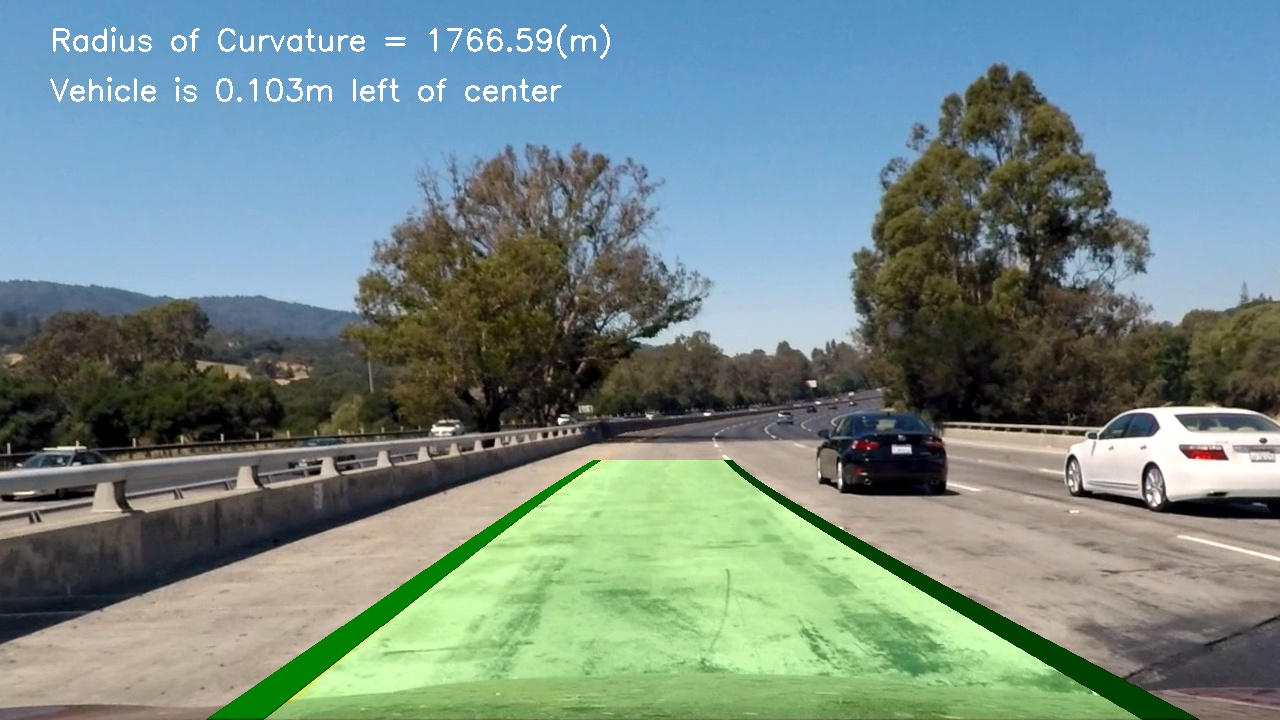
#> input picture test_images/tracked1.jpg, 1280 x 720 px; its folder holds only this picture in this run
$ python -i image_gen.py   (imports and definitions only)   (older library calls are emulated)
#> lines starting #> are read from the running program, lines starting #| are printed output that depends on the picture; after the words box and inside, x2 and y2 are one past the last pixel; in counts of white or black regions, pixels touching at a corner belong together
import numpy as np
import cv2
import pickle
import glob
import matplotlib.pyplot as plt
from tracker import tracker
import math

# [1 line not run here, left out]
# [1 line that did not run here, left out]
# [1 line that did not run here, left out]

def abs_sobel_thresh(img, orient='x', thresh_min=0, thresh_max=255):
    # Convert to grayscale
#> called with orient = 'x', thresh_min = 0, thresh_max = 255
    gray = cv2.cvtColor(img, cv2.COLOR_RGB2GRAY)
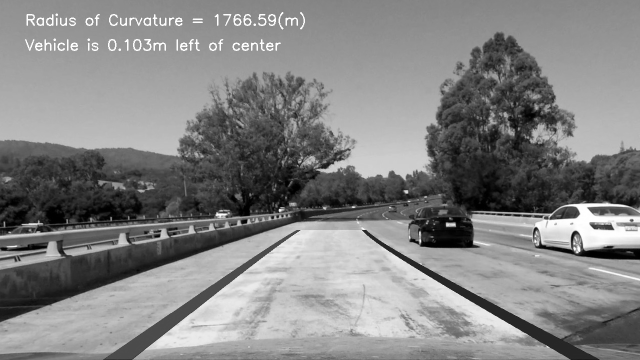
#> gray: shape (720, 1280) (shown at 1/2 size); min 0, max 255, mean 131.2
    # Apply x or y gradient with the OpenCV Sobel() function
    # and take the absolute value
    if orient == 'x':
        abs_sobel = np.absolute(cv2.Sobel(gray, cv2.CV_64F, 1, 0))
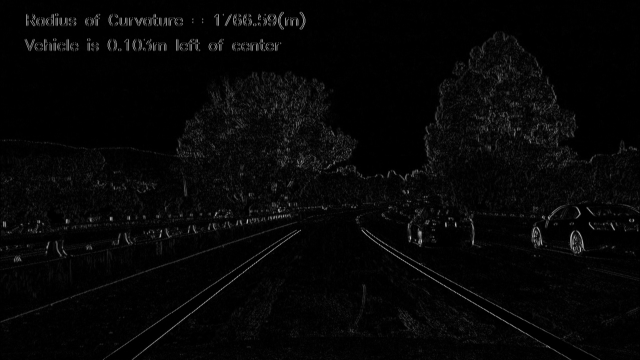
#> abs_sobel: shape (720, 1280) float64 (shown at 1/2 size); min 0, max 805, mean 21.5; drawn with min black and max white
    if orient == 'y':
        abs_sobel = np.absolute(cv2.Sobel(gray, cv2.CV_64F, 0, 1))
    # Rescale back to 8 bit integer
    scaled_sobel = np.uint8(255*abs_sobel/np.max(abs_sobel))
    # Create a copy and apply the threshold
    binary_output = np.zeros_like(scaled_sobel)
    # Here I'm using inclusive (>=, <=) thresholds, but exclusive is ok too
    binary_output[(scaled_sobel > thresh_min) & (scaled_sobel <= thresh_max)] = 1

    # Return the result
    return binary_output

# [41 lines left out: functions mag_thresh, color_threshold, window_mask, not called in this run]

images = glob.glob('./test_images/test*.jpg')

# [1 line not run here, left out]
polygon_points_old = None

# [112 lines not run here, left out]

>>> import cv2
>>> picture = cv2.cvtColor(cv2.imread('test_images/tracked1.jpg'), cv2.COLOR_BGR2RGB)
>>> result = abs_sobel_thresh(picture)
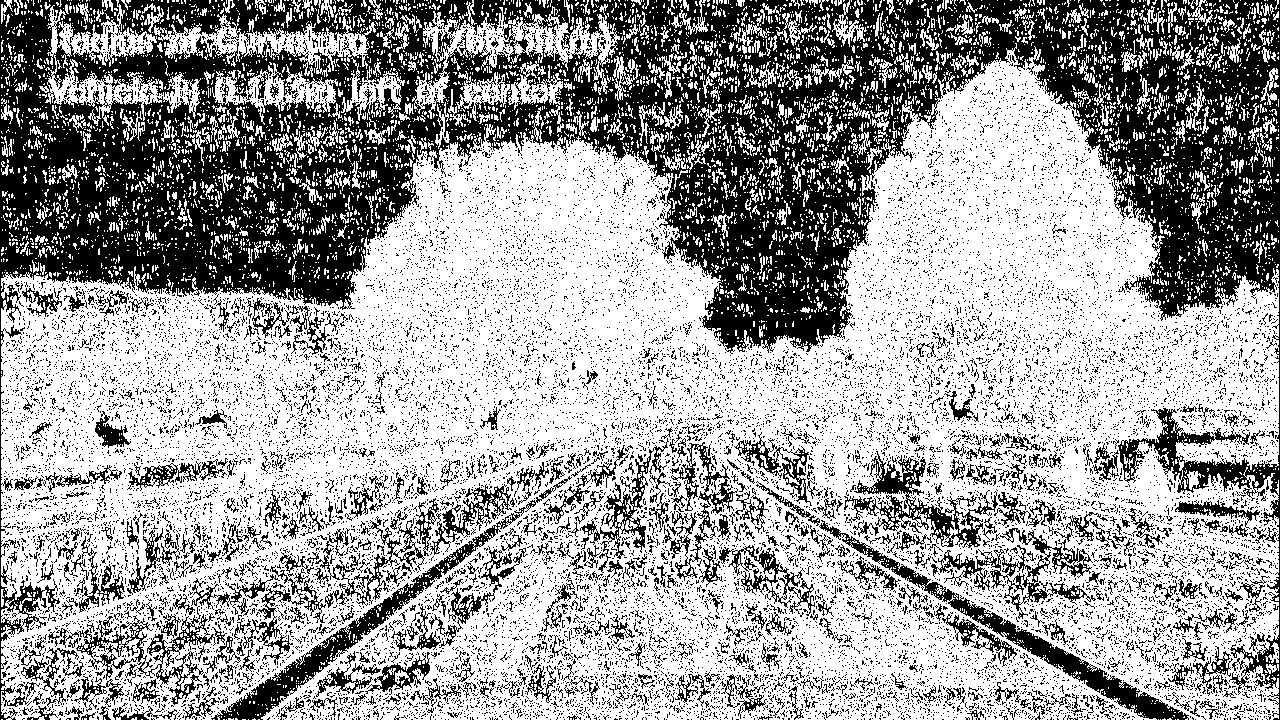
#> result: shape (720, 1280); values 0 (black) and 1 (white), 62.7% white; 20042 black regions (19430 under 20 px), largest, box (x1, y1, x2, y2) and area: (0, 0, 1280, 720) 217954, (211, 476, 572, 720) 5450, (819, 520, 1189, 720) 5333

$ run again, on test_images/tracked2.jpg
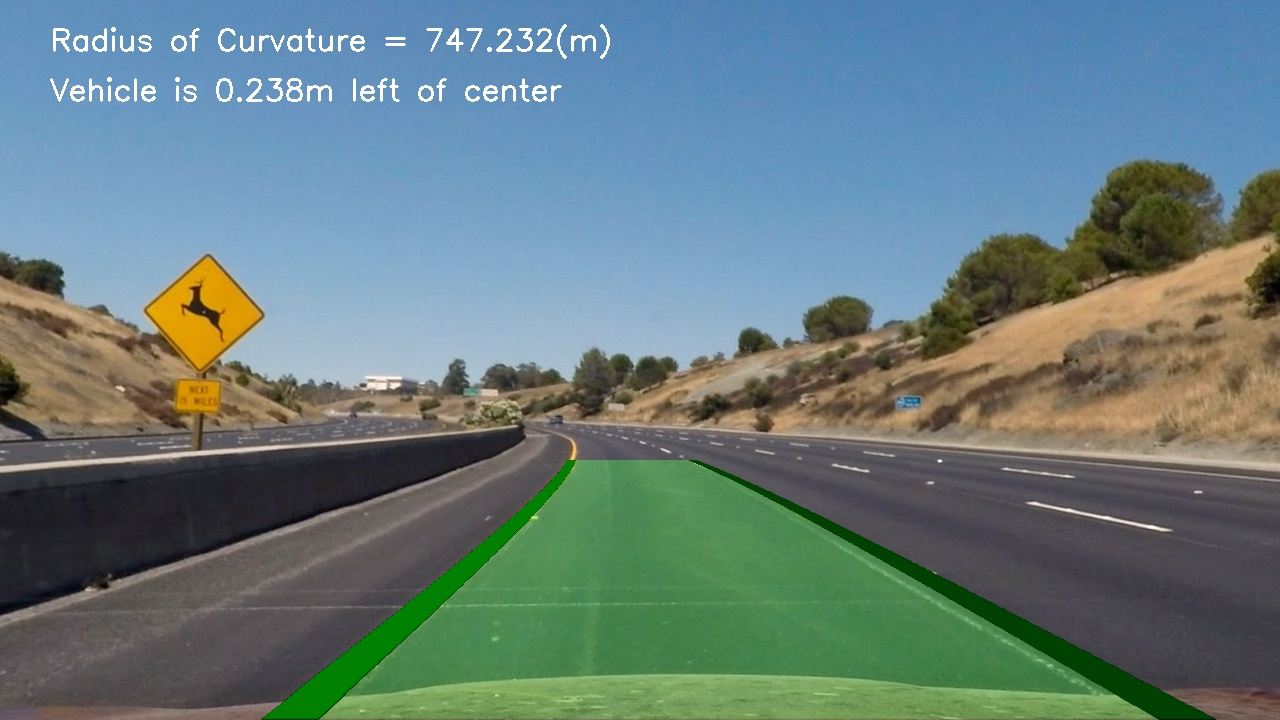
#> input picture test_images/tracked2.jpg, 1280 x 720 px
#> in abs_sobel_thresh, `abs_sobel = np.absolute(cv2.Sobel(gray, cv2.CV_64F, 1, 0))`:
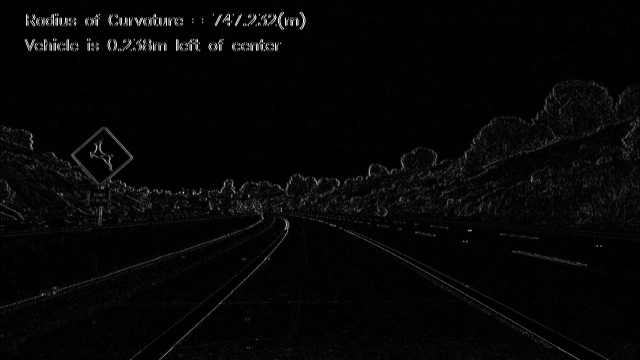
#> abs_sobel: shape (720, 1280) float64 (shown at 1/2 size); min 0, max 519, mean 13.3; drawn with min black and max white
#> `result = abs_sobel_thresh(picture)`:
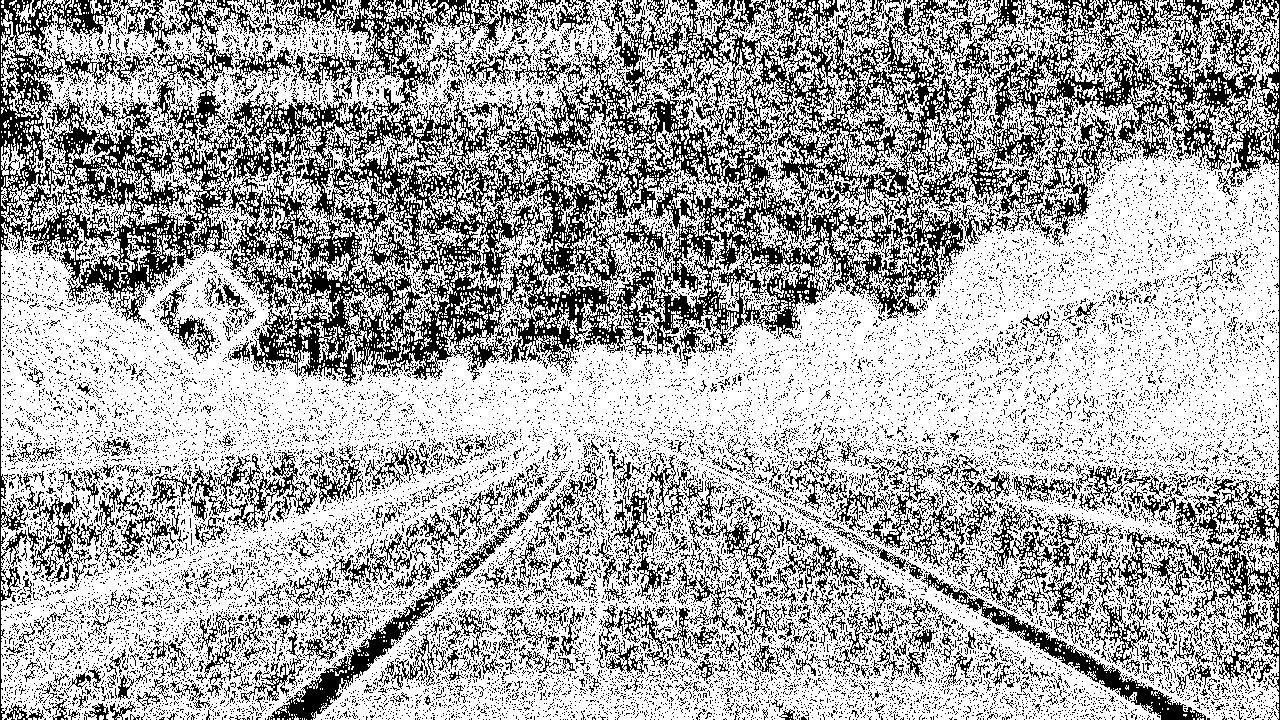
#> result: shape (720, 1280); values 0 (black) and 1 (white), 66.9% white; black in thin lines or dots

$ run again, on test_images/tracked3.jpg
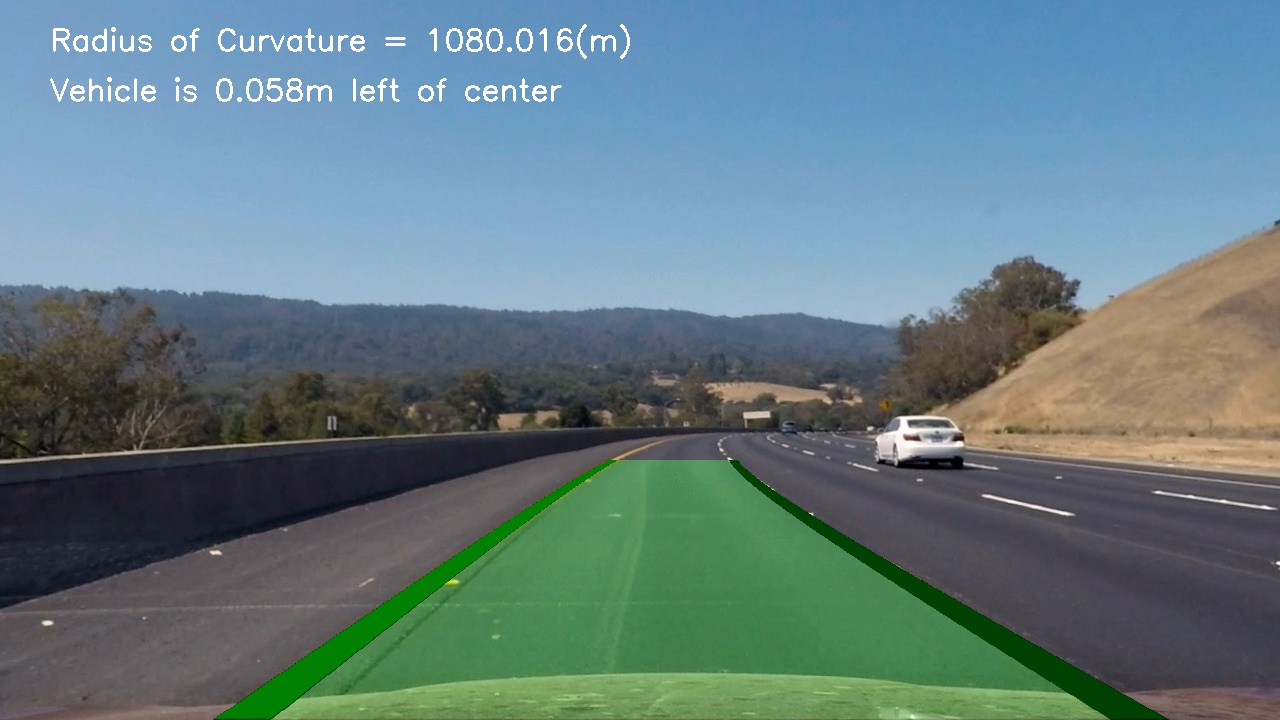
#> input picture test_images/tracked3.jpg, 1280 x 720 px
#> in abs_sobel_thresh, `abs_sobel = np.absolute(cv2.Sobel(gray, cv2.CV_64F, 1, 0))`:
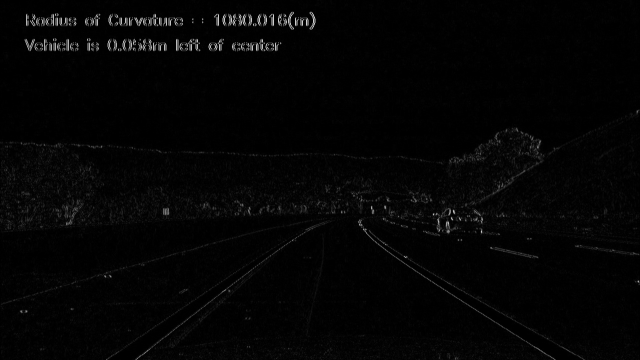
#> abs_sobel: shape (720, 1280) float64 (shown at 1/2 size); min 0, max 569, mean 10.5; drawn with min black and max white
#> `result = abs_sobel_thresh(picture)`:
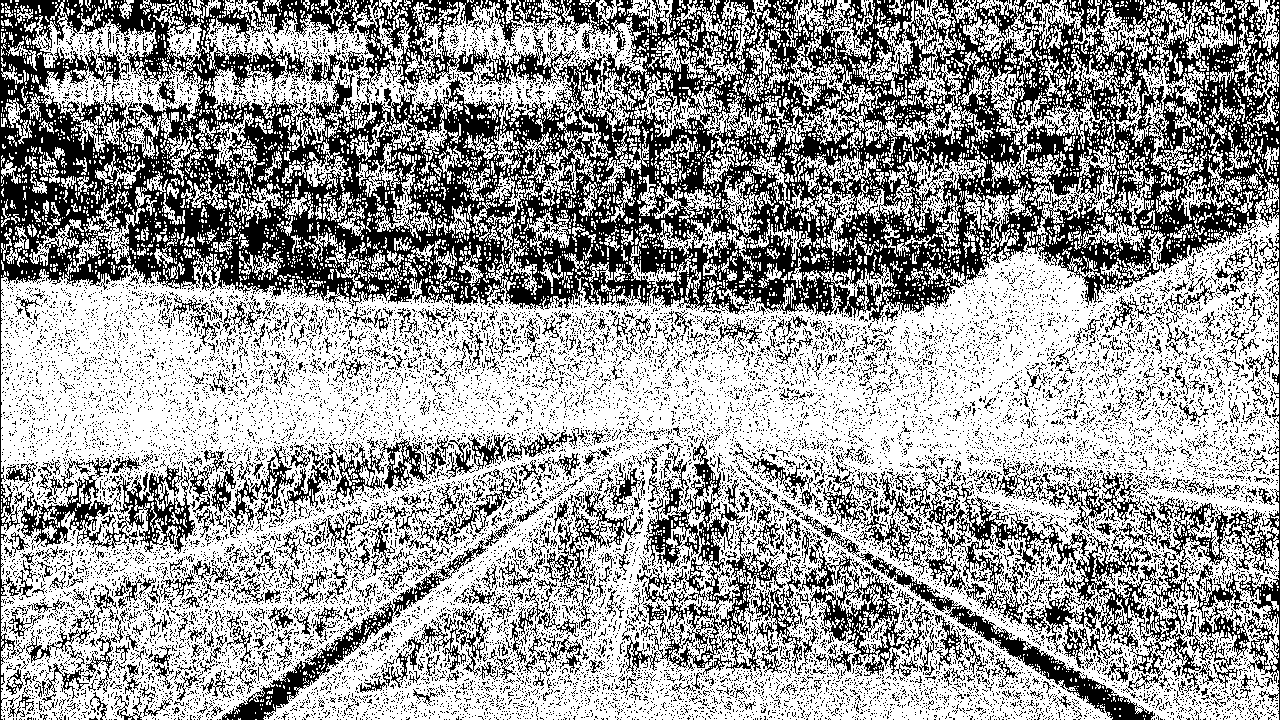
#> result: shape (720, 1280); values 0 (black) and 1 (white), 61.3% white; 19006 black regions (18258 under 20 px), largest, box (x1, y1, x2, y2) and area: (0, 0, 1280, 720) 210394, (637, 438, 786, 671) 7771, (921, 472, 1164, 691) 6852
